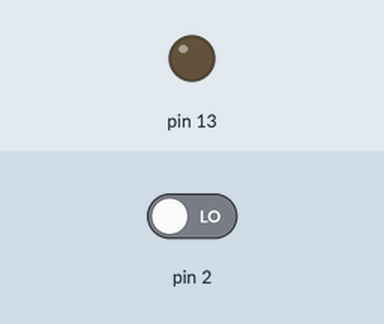
Simulated run of this sketch. Board: Arduino Uno, built with avr-gcc and run on an emulated ATmega328P. On the bench: output pins drawn as LEDs (lit = HIGH). Inputs (shaded band) come from the test bench; at power-on: pin 2 LOW.

Above: at 1.2 s.
1.3 s: pin 2 driven HIGH
At 2.0 s:
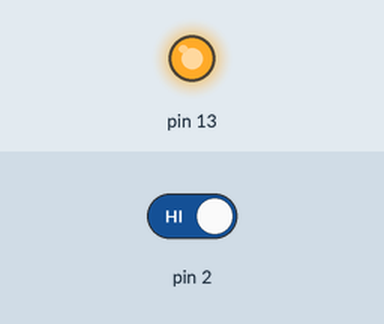
Timing chart, 0 to 4.3 s (numbered marks = the images above; inputs shaded):
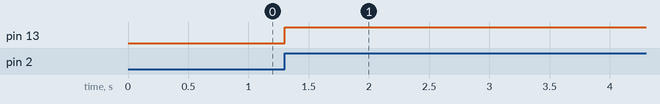

The sketch:

InterrupcaoExterna.ino
```cpp
/*

      Este programa tem a função de demonstrar como fazer o uso das interrupções externas do ATMega328P através do Arduíno. A interrupção externa 0, ou
   INT0, está no pino D2 e a INT1 no pino D3.
      Aqui no ArduinoIDE, a função de interrupção pode ter qualquer nome, uma vez que quem garante a interrupção é a função reservada attachInterrupt.
   Porém, ela irá se chamar "void interrupt" como boa prática, assim como a função de interrupção deve ser chamada para os microcontroladore PIC.
      Para configurar a interrupção externa em borda de descida, utiliza-se o comando "FALLING", borda de subida "RISING", qualquer borda "CHANGE",
   quando estiver em nível baixo "LOW" e alto "HIGH".

      Na simulação o programa funcionou como esperado.

*/

void interrupt(){

    digitalWrite(13, !digitalRead(13));
}

void setup() {

    pinMode(2, INPUT);
    pinMode(13, OUTPUT);

    attachInterrupt(0, interrupt, RISING);
}

void loop() {

    // Apenas aguarda a interrupção...
}
```

Measured:
- after the input at 1.3 s, pin 13: LOW → HIGH at once
